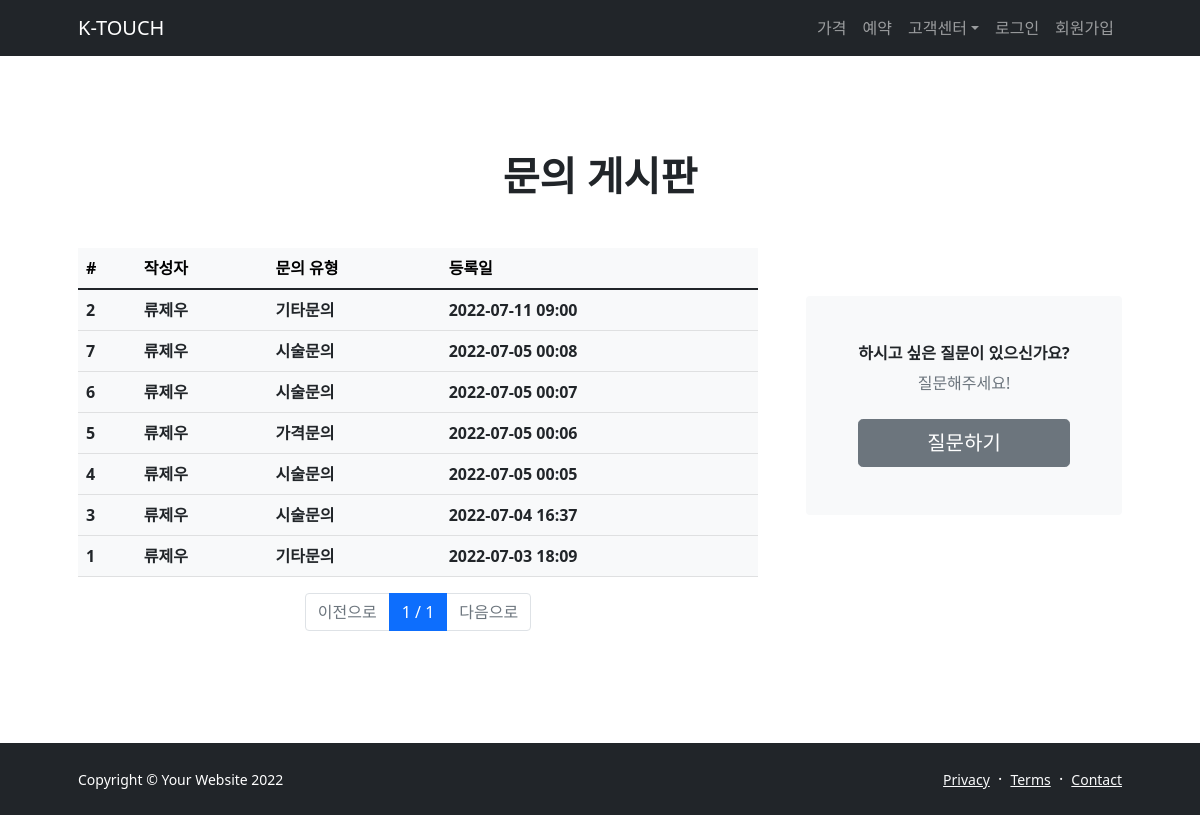
The page /question/ on the database as committed earlier.
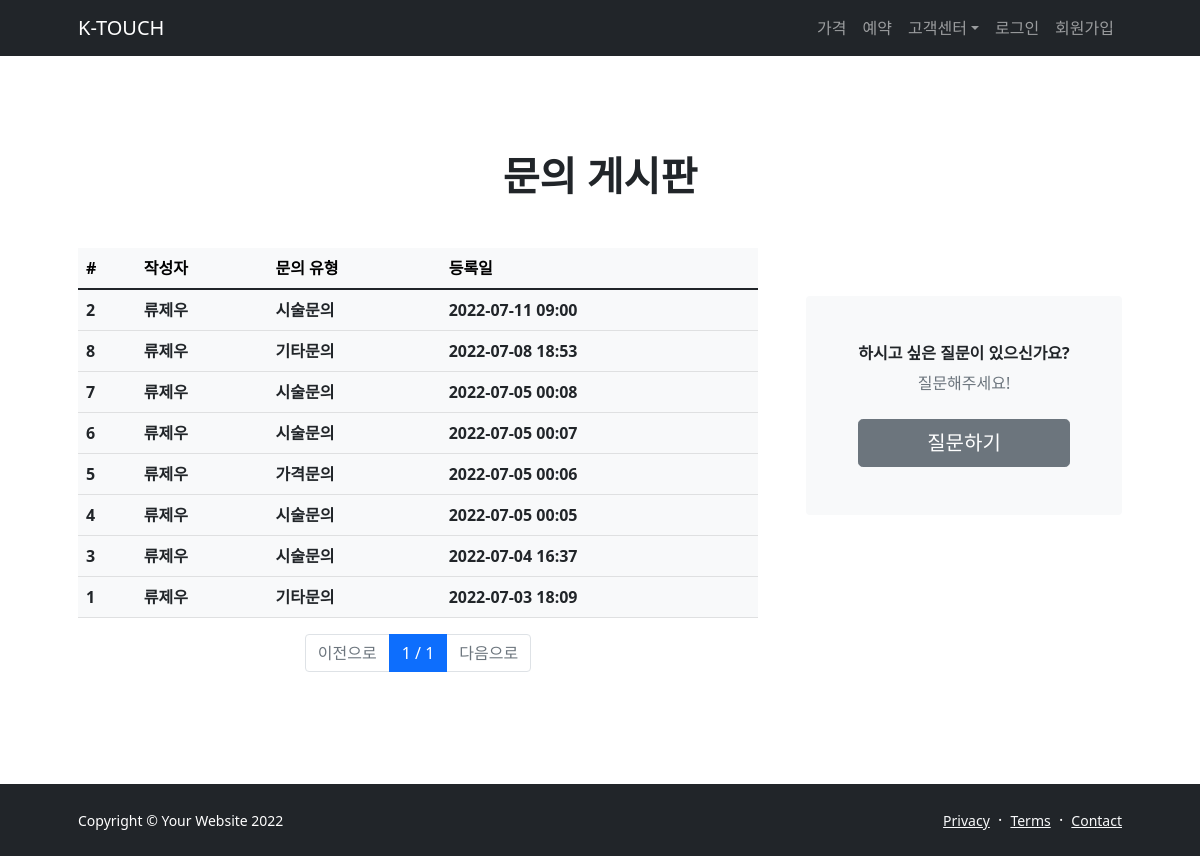
The same page on the database as committed later.
### question/models.py (models this page shows, shortened)
class Question(models.Model):
    user = models.ForeignKey(
        'user.User', on_delete=models.CASCADE, verbose_name='질문자 이름')
    category = models.CharField(
        max_length=10,
        choices=CATEGORY_CHOICES,
        verbose_name='문의 유형'
    )
    contents = models.TextField(verbose_name='질문 내용')
    register_date = models.DateTimeField(
        verbose_name='질문 날짜', auto_now_add=True)
    class Meta:
        db_table = 'question'
        verbose_name = '질문'
        verbose_name_plural = '질문'

### user/models.py (models this page shows)
class User(models.Model):
    uid = models.CharField(verbose_name='아이디', max_length=64, unique=True)
    password = models.CharField(verbose_name='비밀번호', max_length=64)
    phone_number = models.IntegerField(verbose_name='전화 번호')
    name = models.CharField(verbose_name='이름', max_length=64)
    register_date = models.DateTimeField(
        verbose_name='가입 날짜', auto_now_add=True)
    def __str__(self):
        return self.name
    class Meta:
        db_table = 'user'
        verbose_name = '사용자'
        verbose_name_plural = '사용자'

### question/views.py (the view)
# urls.py: path('question/', QuestionList.as_view()),
class QuestionList(ListView):
    model = Question
    paginate_by = 15
    page_kwarg = 'page'
    ordering = '-register_date'
    template_name = 'question_list.html'

### question/templates/question_list.html
{% extends "base.html" %}
{% load humanize %}
{% block contents %}
<section class="py-5">
    <div class="container px-5 my-5">
        <div class="text-center mb-5">
            <h1 class="fw-bolder">문의 게시판</h1>
        </div>
        <div class="row gx-5">
            <div class="col-xl-8">
                <table class="table table-light">
                    <thead class="thead-light">
                        <tr>
                            <th scope="col">#</th>
                            <th scope="col">작성자</th>
                            <th scope="col">문의 유형</th>
                            <th scope="col">등록일</th>
                        </tr>
                    </thead>
                    <tbody class="text-dark">
                        {% for question in object_list %}
                        <tr>
                            <th scope="row">{{ question.id }}</th>
                            <th>{{ question.user }}</th>
                            <th>{{ question.category }}</th>
                            <th>{{ question.register_date|date:'Y-m-d H:i' }}</th>
                        </tr>
                        {% endfor %}
                    </tbody>
                </table>
                <div class="row mt-2">
                    <div class="col-12">
                        <nav>
                            <ul class="pagination justify-content-center">
                                {% if page_obj.has_previous %}
                                <li class="page-item">
                                    <a class="page-link" href="?page={{ page_obj.previous_page_number }}">이전으로</a>
                                </li>
                                {% else %}
                                <li class="page-item disabled">
                                    <a class="page-link" href="#">이전으로</a>
                                </li>
                                {% endif %}
                                <li class="page-item active">
                                    <a class="page-link" href="#">
                                        {{ page_obj.number }} / {{ page_obj.paginator.num_pages}}</a>
                                </li>
                                {% if page_obj.has_next %}
                                <li class="page-item">
                                    <a class="page-link" href="?page={{ page_obj.next_page_number }}">다음으로</a>
                                </li>
                                {% else %}
                                <li class="page-item disabled">
                                    <a class="page-link disabled" href="#">다음으로</a>
                                </li>
                                {% endif %}
                            </ul>
                        </nav>
                    </div>
                </div>
            </div>
            <div class="col-xl-4">
                <div class="card border-0 bg-light mt-xl-5">
                    <div class="card-body p-4 py-lg-5">
                        <div class="d-flex align-items-center justify-content-center">
                            <div class="text-center">
                                <div class="h6 fw-bolder">하시고 싶은 질문이 있으신가요?</div>
                                <p class="text-muted mb-4">
                                    질문해주세요!
                                    <br />
                                </p>
                                <div class="d-grid"><button class="btn btn-secondary btn-lg" type="submit"><a
                                            href="/question/create/"
                                            class="text-decoration-none text-white">질문하기</a></button>
                                </div>
                            </div>
                        </div>
                    </div>
                </div>
            </div>
        </div>
    </div>
</section>
{% endblock %}

Rows that differ between the two databases and show on the page:
changed Question id 2: category "기타문의" → "시술문의"
added Question: id "8", user "류제우", category "기타문의", register_date "2022-07-08 18:53"
